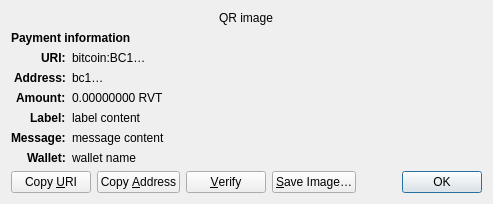
<?xml version="1.0" encoding="UTF-8"?>
<ui version="4.0">
 <class>ReceiveRequestDialog</class>
 <widget class="QDialog" name="ReceiveRequestDialog">
  <property name="geometry">
   <rect>
    <x>0</x>
    <y>0</y>
    <width>413</width>
    <height>229</height>
   </rect>
  </property>
  <property name="windowTitle">
   <string>Request payment to …</string>
  </property>
  <layout class="QGridLayout" name="gridLayout" columnstretch="0,1">
   <property name="sizeConstraint">
    <enum>QLayout::SetFixedSize</enum>
   </property>
   <item row="0" column="0" colspan="2" alignment="Qt::AlignHCenter">
    <widget class="QRImageWidget" name="qr_code">
     <property name="text">
      <string notr="true">QR image</string>
     </property>
     <property name="textInteractionFlags">
      <set>Qt::NoTextInteraction</set>
     </property>
    </widget>
   </item>
   <item row="1" column="0" colspan="2">
    <widget class="QLabel" name="payment_header">
     <property name="font">
      <font>
       <weight>75</weight>
       <bold>true</bold>
      </font>
     </property>
     <property name="text">
      <string>Payment information</string>
     </property>
     <property name="textInteractionFlags">
      <set>Qt::NoTextInteraction</set>
     </property>
    </widget>
   </item>
   <item row="2" column="0" alignment="Qt::AlignRight|Qt::AlignTop">
    <widget class="QLabel" name="uri_tag">
     <property name="font">
      <font>
       <weight>75</weight>
       <bold>true</bold>
      </font>
     </property>
     <property name="text">
      <string notr="true">URI:</string>
     </property>
     <property name="textFormat">
      <enum>Qt::PlainText</enum>
     </property>
     <property name="textInteractionFlags">
      <set>Qt::NoTextInteraction</set>
     </property>
    </widget>
   </item>
   <item row="2" column="1" alignment="Qt::AlignTop">
    <widget class="QLabel" name="uri_content">
     <property name="text">
      <string notr="true">bitcoin:BC1…</string>
     </property>
     <property name="textFormat">
      <enum>Qt::RichText</enum>
     </property>
     <property name="wordWrap">
      <bool>true</bool>
     </property>
     <property name="textInteractionFlags">
      <set>Qt::TextSelectableByMouse</set>
     </property>
    </widget>
   </item>
   <item row="3" column="0" alignment="Qt::AlignRight|Qt::AlignTop">
    <widget class="QLabel" name="address_tag">
     <property name="font">
      <font>
       <weight>75</weight>
       <bold>true</bold>
      </font>
     </property>
     <property name="text">
      <string>Address:</string>
     </property>
     <property name="textInteractionFlags">
      <set>Qt::NoTextInteraction</set>
     </property>
    </widget>
   </item>
   <item row="3" column="1" alignment="Qt::AlignTop">
    <widget class="QLabel" name="address_content">
     <property name="text">
      <string notr="true">bc1…</string>
     </property>
     <property name="textFormat">
      <enum>Qt::PlainText</enum>
     </property>
     <property name="textInteractionFlags">
      <set>Qt::TextSelectableByMouse</set>
     </property>
    </widget>
   </item>
   <item row="4" column="0" alignment="Qt::AlignRight|Qt::AlignTop">
    <widget class="QLabel" name="amount_tag">
     <property name="font">
      <font>
       <weight>75</weight>
       <bold>true</bold>
      </font>
     </property>
     <property name="text">
      <string>Amount:</string>
     </property>
     <property name="textInteractionFlags">
      <set>Qt::NoTextInteraction</set>
     </property>
    </widget>
   </item>
   <item row="4" column="1" alignment="Qt::AlignTop">
    <widget class="QLabel" name="amount_content">
     <property name="text">
      <string notr="true">0.00000000 RVT</string>
     </property>
     <property name="textFormat">
      <enum>Qt::PlainText</enum>
     </property>
     <property name="textInteractionFlags">
      <set>Qt::TextSelectableByMouse</set>
     </property>
    </widget>
   </item>
   <item row="5" column="0" alignment="Qt::AlignRight|Qt::AlignTop">
    <widget class="QLabel" name="label_tag">
     <property name="font">
      <font>
       <weight>75</weight>
       <bold>true</bold>
      </font>
     </property>
     <property name="text">
      <string>Label:</string>
     </property>
     <property name="textInteractionFlags">
      <set>Qt::NoTextInteraction</set>
     </property>
    </widget>
   </item>
   <item row="5" column="1" alignment="Qt::AlignTop">
    <widget class="QLabel" name="label_content">
     <property name="text">
      <string notr="true">label content</string>
     </property>
     <property name="textFormat">
      <enum>Qt::PlainText</enum>
     </property>
     <property name="wordWrap">
      <bool>true</bool>
     </property>
     <property name="textInteractionFlags">
      <set>Qt::TextSelectableByMouse</set>
     </property>
    </widget>
   </item>
   <item row="6" column="0" alignment="Qt::AlignRight|Qt::AlignTop">
    <widget class="QLabel" name="message_tag">
     <property name="font">
      <font>
       <weight>75</weight>
       <bold>true</bold>
      </font>
     </property>
     <property name="text">
      <string>Message:</string>
     </property>
     <property name="textInteractionFlags">
      <set>Qt::NoTextInteraction</set>
     </property>
    </widget>
   </item>
   <item row="6" column="1" alignment="Qt::AlignTop">
    <widget class="QLabel" name="message_content">
     <property name="text">
      <string notr="true">message content</string>
     </property>
     <property name="textFormat">
      <enum>Qt::PlainText</enum>
     </property>
     <property name="wordWrap">
      <bool>true</bool>
     </property>
     <property name="textInteractionFlags">
      <set>Qt::TextSelectableByMouse</set>
     </property>
    </widget>
   </item>
   <item row="7" column="0" alignment="Qt::AlignRight|Qt::AlignTop">
    <widget class="QLabel" name="wallet_tag">
     <property name="font">
      <font>
       <weight>75</weight>
       <bold>true</bold>
      </font>
     </property>
     <property name="text">
      <string>Wallet:</string>
     </property>
     <property name="textInteractionFlags">
      <set>Qt::NoTextInteraction</set>
     </property>
    </widget>
   </item>
   <item row="7" column="1" alignment="Qt::AlignTop">
    <widget class="QLabel" name="wallet_content">
     <property name="text">
      <string notr="true">wallet name</string>
     </property>
     <property name="textFormat">
      <enum>Qt::PlainText</enum>
     </property>
     <property name="wordWrap">
      <bool>true</bool>
     </property>
     <property name="textInteractionFlags">
      <set>Qt::TextSelectableByMouse</set>
     </property>
    </widget>
   </item>
   <item row="8" column="0" colspan="2">
    <layout class="QHBoxLayout" name="horizontalLayout">
     <item>
      <widget class="QPushButton" name="btnCopyURI">
       <property name="text">
        <string>Copy &amp;URI</string>
       </property>
       <property name="autoDefault">
        <bool>false</bool>
       </property>
      </widget>
     </item>
     <item>
      <widget class="QPushButton" name="btnCopyAddress">
       <property name="text">
        <string>Copy &amp;Address</string>
       </property>
       <property name="autoDefault">
        <bool>false</bool>
       </property>
      </widget>
     </item>
     <item>
      <widget class="QPushButton" name="btnVerify">
       <property name="text">
        <string>&amp;Verify</string>
       </property>
       <property name="toolTip">
        <string>Verify this address on e.g. a hardware wallet screen</string>
       </property>
       <property name="autoDefault">
        <bool>false</bool>
       </property>
      </widget>
     </item>
     <item>
      <widget class="QPushButton" name="btnSaveAs">
       <property name="text">
        <string>&amp;Save Image…</string>
       </property>
       <property name="autoDefault">
        <bool>false</bool>
       </property>
      </widget>
     </item>
     <item>
      <spacer name="horizontalSpacer_2">
       <property name="orientation">
        <enum>Qt::Horizontal</enum>
       </property>
       <property name="sizeHint" stdset="0">
        <size>
         <width>40</width>
         <height>20</height>
        </size>
       </property>
      </spacer>
     </item>
     <item>
      <widget class="QDialogButtonBox" name="buttonBox">
       <property name="focusPolicy">
        <enum>Qt::StrongFocus</enum>
       </property>
       <property name="standardButtons">
        <set>QDialogButtonBox::Ok</set>
       </property>
      </widget>
     </item>
    </layout>
   </item>
  </layout>
 </widget>
 <customwidgets>
  <customwidget>
   <class>QRImageWidget</class>
   <extends>QLabel</extends>
   <header>qt/qrimagewidget.h</header>
  </customwidget>
 </customwidgets>
 <tabstops>
  <tabstop>buttonBox</tabstop>
  <tabstop>btnCopyURI</tabstop>
  <tabstop>btnCopyAddress</tabstop>
  <tabstop>btnSaveAs</tabstop>
 </tabstops>
 <resources/>
 <connections>
  <connection>
   <sender>buttonBox</sender>
   <signal>accepted()</signal>
   <receiver>ReceiveRequestDialog</receiver>
   <slot>accept()</slot>
   <hints>
    <hint type="sourcelabel">
     <x>135</x>
     <y>230</y>
    </hint>
    <hint type="destinationlabel">
     <x>135</x>
     <y>126</y>
    </hint>
   </hints>
  </connection>
 </connections>
</ui>
